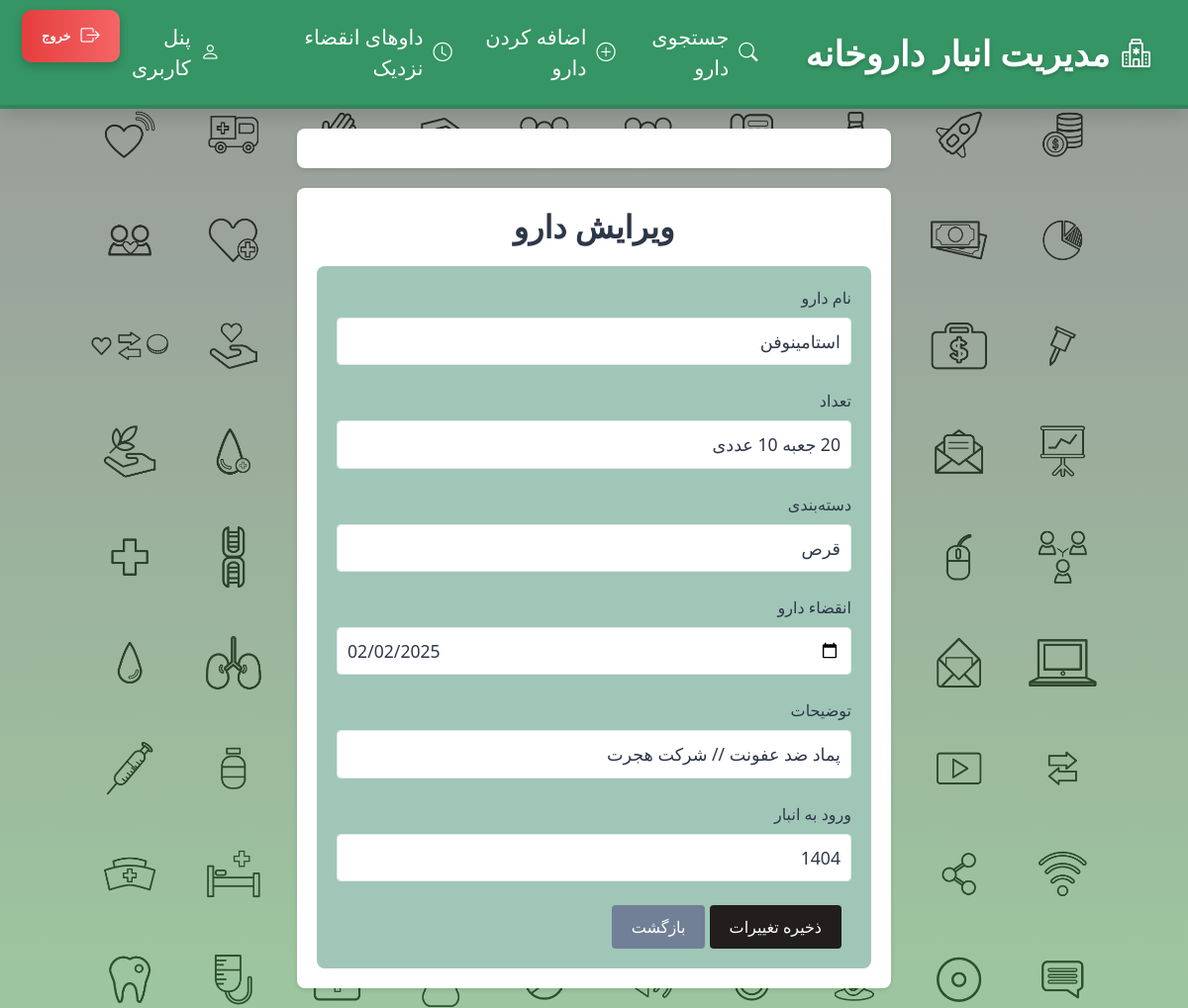
/edit-drug/36 (signed in), run on an earlier commit of the app's database.
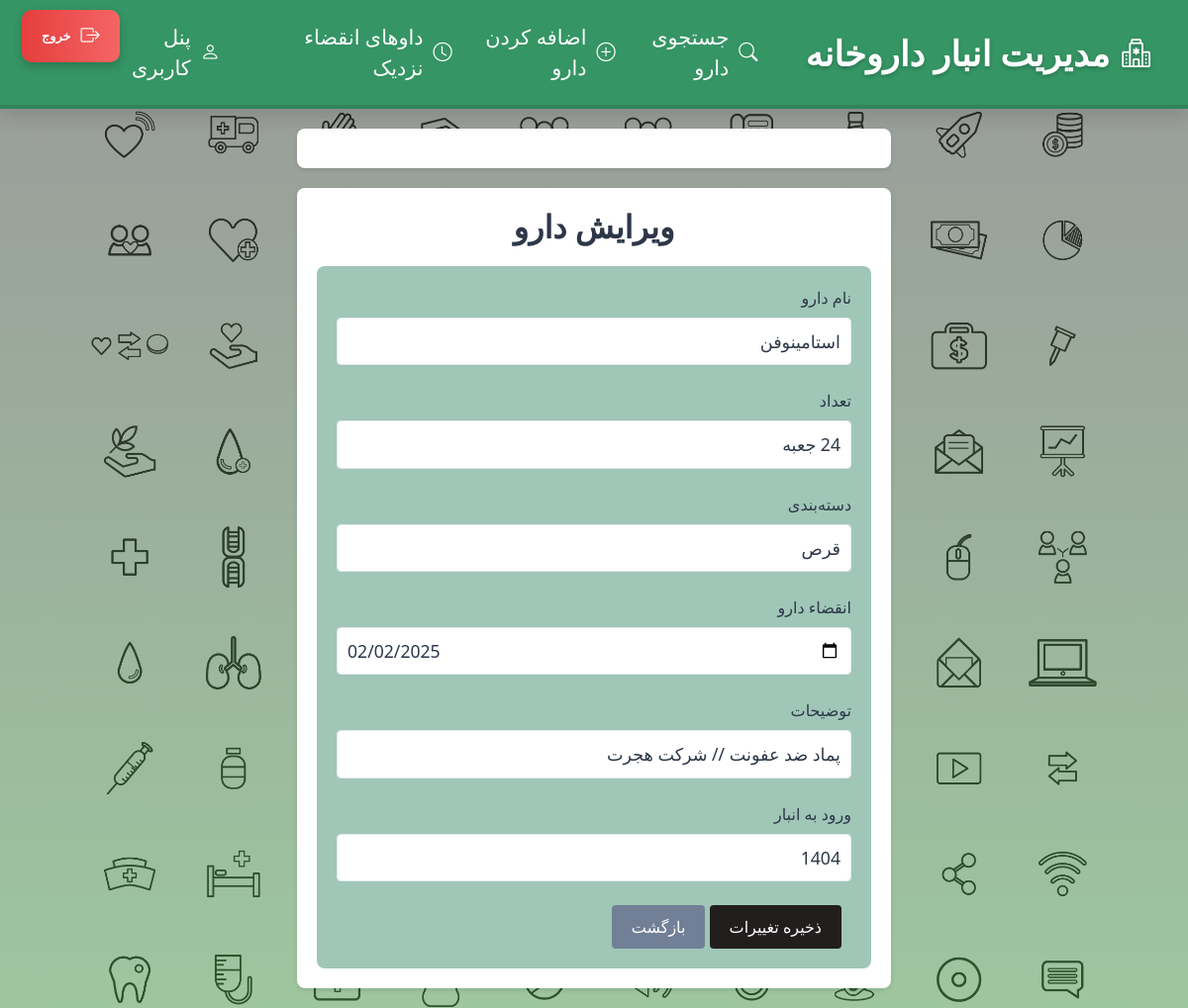
And on a later commit of the database.
### index_module/models.py (models this page shows, shortened)
class Drugs(models.Model):
    name = models.CharField(max_length=200, verbose_name='نام دارو')
    category = models.CharField(max_length=200, verbose_name='دسته بندی دارو', null=True, blank=True)
    expiration_date = models.DateField(verbose_name='تاریخ انقضا دارو', null=True, blank=True)
    number = models.CharField(max_length=200 , verbose_name='تعداد دارو')
    description = models.CharField(max_length=400, verbose_name='توضیحات برای این دارو', null=True, blank=True)
    date_in_warehouse = models.CharField(max_length=200,verbose_name='تاریخ ورود دارو به انبار', null=True, blank=True)
    user = models.ForeignKey(settings.AUTH_USER_MODEL, on_delete=models.CASCADE, related_name='drugs', null=True)
    class Meta:
        verbose_name = 'داروها'
        verbose_name_plural = 'داروهای داروخانه'

### index_module/views.py (the view)
# urls.py: path('edit-drug/<int:pk>' , views.EditDrugView.as_view() , name = 'edit_drug'),
class EditDrugView(LoginRequiredMixin, UpdateView):
    model = Drugs
    form_class = DrugForm
    template_name = 'index_module/edit_drug.html'
    success_url = reverse_lazy('search_drug')
    def get_queryset(self):
        return Drugs.objects.filter(user=self.request.user)
    def get_context_data(self, **kwargs):
        context = super().get_context_data(**kwargs)
        return context

### index_module/templates/index_module/edit_drug.html (shortened to what this page needs)
{% extends 'shared/base.html' %}
{% load widget_tweaks %}
{% block content %}
<div class="container">
    <h2 class="form-title">ویرایش دارو</h2>
    <form method="POST" class="drug-form">
        <div class="form-group">
            <label for="{{ form.name.id_for_label }}">نام دارو</label>
            {{ form.name|add_class:"form-control form-control-lg floating-input"|attr:"placeholder=نام دارو" }}
        </div>
        <div class="form-group">
            <label for="{{ form.number.id_for_label }}">تعداد</label>
            {{ form.number|add_class:"form-control form-control-lg floating-input"|attr:"placeholder=تعداد" }}
        </div>
        <div class="form-group">
            <label for="{{ form.category.id_for_label }}">دسته‌بندی</label>
            {{ form.category|add_class:"form-control form-control-lg floating-input"|attr:"placeholder=دسته‌بندی" }}
        </div>
        <div class="form-group">
            <label for="{{ form.expiration_date.id_for_label }}">انقضاء دارو</label>
            {{ form.expiration_date|add_class:"form-control form-control-lg floating-input"|attr:"placeholder=تاریخ انقضا" }}
        </div>
        <div class="form-group">
            <label for="{{ form.description.id_for_label }}">توضیحات</label>
            {{ form.description|add_class:"form-control form-control-lg floating-input"|attr:"placeholder=توضیحات" }}
        </div>
        <div class="form-group">
            <label for="{{ form.date_in_warehouse.id_for_label }}">ورود به انبار</label>
            {{ form.date_in_warehouse|add_class:"form-control form-control-lg floating-input"|attr:"placeholder=تاریخ ورود به انبار" }}
        </div>
        <button type="submit" class="btn btn-primary">ذخیره تغییرات</button>
        <a href="{% url 'search_drug' %}" class="btn btn-secondary">بازگشت</a>
    </form>
</div>
{% endblock %}

What changed in the data, as far as the page shows it:
changed Drugs "استامینوفن": number "20 جعبه 10 عددی" → "24 جعبه"
